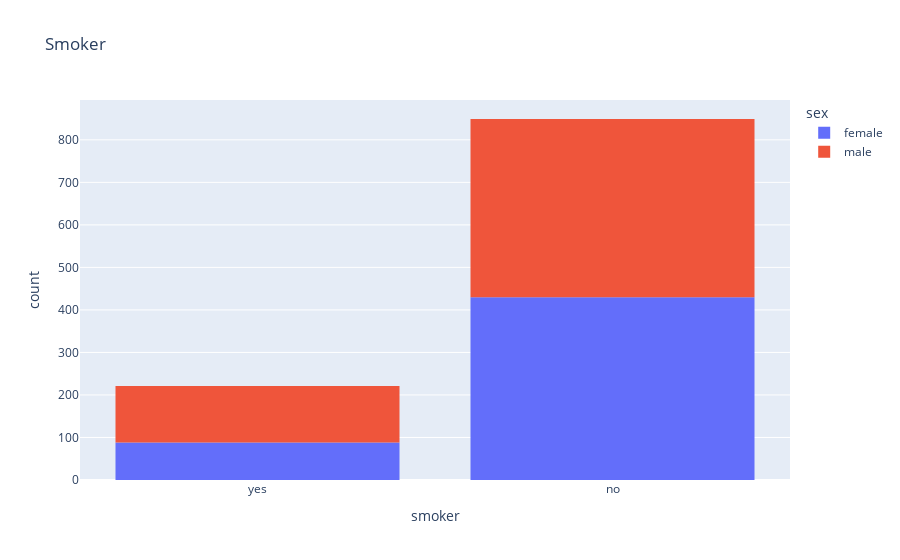

The notebook cell this image was saved under:
### Markdown cell above
### Smoker

### Code cell
# Visualize smoker yer or no value
charges_df['smoker'] = X_train.smoker
px.histogram(charges_df, x='smoker', color='sex', title='Smoker')

### Figure 1 — Plotly figure (JSON) as saved in the notebook; plotly's stock layout.template omitted (floating-point values rounded to 4 significant figures; data arrays with more than 128 entries replaced by an {"elided": "..."} marker saying what was removed)
{"data": [{"alignmentgroup": "True", "bingroup": "x", "hovertemplate": "sex=female<br>smoker=%{x}<br>count=%{y}<extra></extra>", "legendgroup": "female", "marker": {"color": "#636efa", "pattern": {"shape": ""}}, "name": "female", "offsetgroup": "female", "orientation": "v", "showlegend": true, "type": "histogram", "x": {"elided": "518 str values"}, "xaxis": "x", "yaxis": "y"}, {"alignmentgroup": "True", "bingroup": "x", "hovertemplate": "sex=male<br>smoker=%{x}<br>count=%{y}<extra></extra>", "legendgroup": "male", "marker": {"color": "#EF553B", "pattern": {"shape": ""}}, "name": "male", "offsetgroup": "male", "orientation": "v", "showlegend": true, "type": "histogram", "x": {"elided": "552 str values"}, "xaxis": "x", "yaxis": "y"}], "layout": {"barmode": "relative", "legend": {"title": {"text": "sex"}, "tracegroupgap": 0}, "title": {"text": "Smoker"}, "xaxis": {"anchor": "y", "domain": [0, 1], "title": {"text": "smoker"}}, "yaxis": {"anchor": "x", "domain": [0, 1], "title": {"text": "count"}}}}
